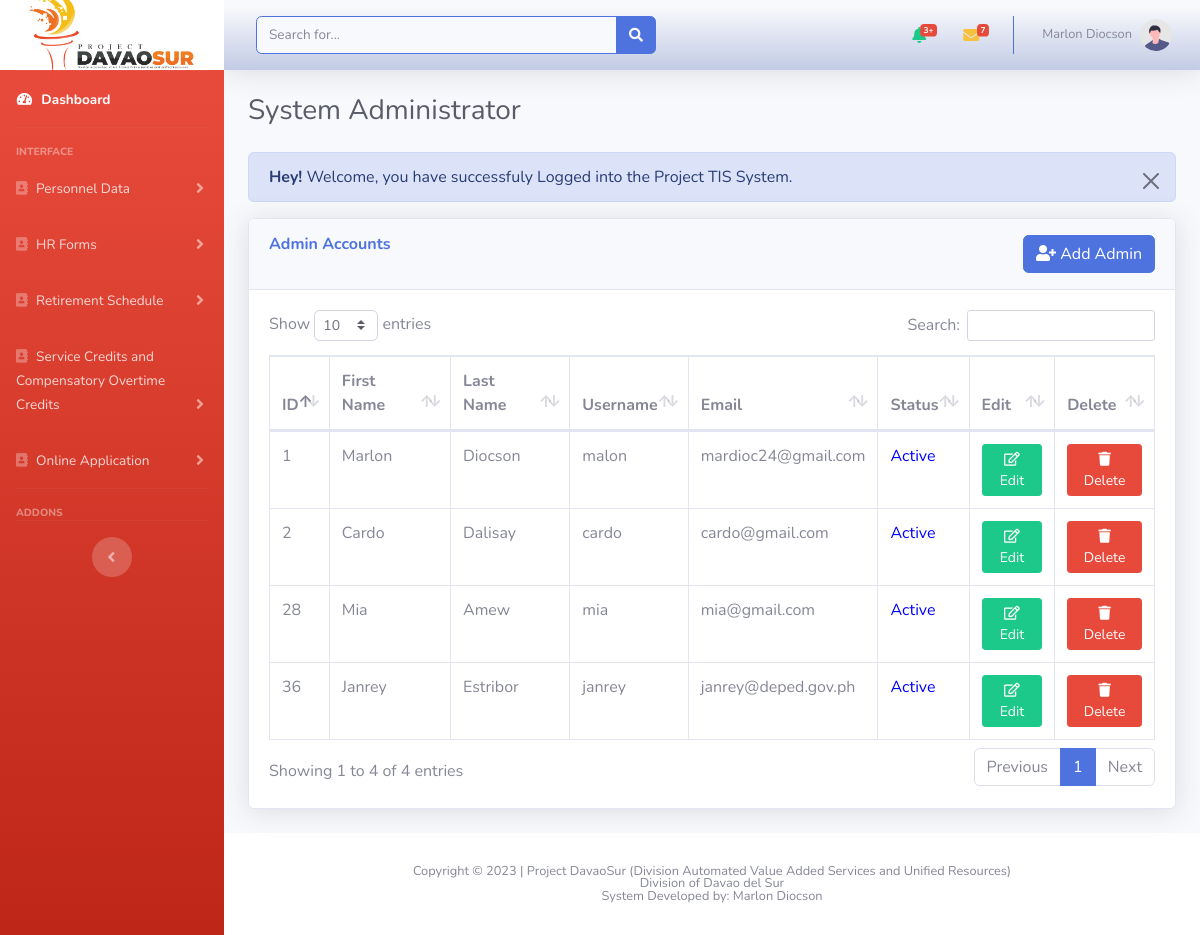
Screenshot of /admin/register_admin.php (signed in) with the database file from the repository.
### tables this page shows
CREATE TABLE `users` (
  `id` int(50) NOT NULL,
  `emp_no` varchar(50) NOT NULL,
  `fname` varchar(255) NOT NULL,
  `lname` varchar(255) NOT NULL,
  `username` varchar(255) NOT NULL,
  `email` varchar(255) NOT NULL,
  `password` varchar(255) NOT NULL,
  `role_as` tinyint(4) NOT NULL,
  `status` tinyint(4) NOT NULL,
  `created_at` timestamp NOT NULL DEFAULT current_timestamp()
);

### admin/register_admin.php (the view, shortened to what this page needs)
<?php
    include('authentication.php');
    include('includes/header.php');
    include('includes/navbar.php');
?>
    <div class="container-fluid">
        <div class="d-sm-flex align-items-center justify-content-between mb-4">
            <h1 class="h3 mb-0 text-gray-800">System Administrator </h1>
        </div>
            <?php include('message.php'); ?>
            <div class="card shadow mb-4">
                <div class="card-header py-3">
                    <h6 class="m-0 font-weight-bold text-primary">Admin Accounts
                        <button type="button" class="btn btn-primary float-right" data-bs-toggle="modal" data-bs-target="#addadminprofile">
                        <i class="fa fa-user-plus"></i> Add Admin
                        </button>
                    </h6>
                </div>
                <div class="card-body">
                    <div class="table-responsive">
                        <table class="table table-bordered" id="dataTable" width="100%" cellspacing="0">
                            <thead>
                                <tr>
                                    <th>ID</th>
                                    <th>First Name</th>
                                    <th>Last Name</th>
                                    <th>Username</th>
                                    <th>Email</th>
                                    <th>Status</th>
                                    <th>Edit</th>
                                    <th>Delete</th>
                                </tr>
                            </thead>
                            <tbody>
                                <?php
                                    $query = "SELECT * FROM users where role_as = '1' ";
                                    $query_run = mysqli_query($con,$query);
                                    if(mysqli_num_rows($query_run) > 0){
                                        foreach($query_run as $row){
                                        ?>
                                            <tr>
                                                <td><?= $row['id'] ?></td>
                                                <td><?= $row['fname'] ?></td>
                                                <td><?= $row['lname'] ?></td>
                                                <td><?= $row['username'] ?></td>
                                                <td><?= $row['email'] ?></td>
                                                <td>
                                                <?php
                                                    if($row['status']=='1'){
                                                        echo '<span style="color:blue;">Active</span>';
                                                    }
                                                    elseif($row['status']=='0'){
                                                        echo '<span style="color:red;">Inactive</span>';
                                                    }
                                                ?>
                                                </td>
                                                <td><button type="button" name="btn_admin_edit" class="btn btn-success btn-sm editbtn" value="<?=$row['id']?>"><i class="far fa-edit"></i> Edit</button></td>
                                                <td><button type="button" name="btn_user_delete" value="<?=$row['id']?>" class="btn btn-danger btn-sm delete" data-toggle="modal" data-target="#confirmModal"><i class="fa fa-trash"></i> Delete</button></td>
                                            </tr>
                                        <?php
                                        }
                                    }
                                    else{
                                        ?>
                                            <tr>
                                                <td colspan="6">No Records Found.</td>
                                            </tr>
                                        <?php
                                    }
                                ?>
                            </tbody>
                        </table>
                    </div>
                </div>
            </div>
        </div>
</div>
<?php
    include('includes/footer.php');
?>

### rows the page displays
users: id "1", fname "Marlon", lname "Diocson", username "malon", email "mardioc24@gmail.com", status "Active"
users: id "2", fname "Cardo", lname "Dalisay", username "cardo", email "cardo@gmail.com", status "Active"
users: id "28", fname "Mia", lname "Amew", username "mia", email "mia@gmail.com", status "Active"
users: id "36", fname "Janrey", lname "Estribor", username "janrey", email "janrey@deped.gov.ph", status "Active"

### other values shown
$_SESSION['auth_user']['user_name'] "Marlon Diocson"
$_SESSION['message'] "Welcome, you have successfuly Logged into the Project TIS System."
